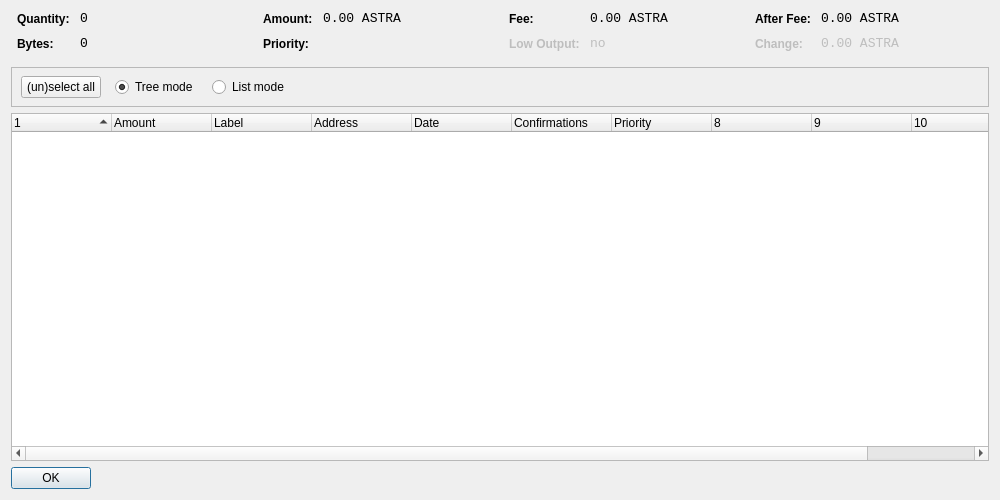
<?xml version="1.0" encoding="UTF-8"?>
<ui version="4.0">
 <class>CoinControlDialog</class>
 <widget class="QDialog" name="CoinControlDialog">
  <property name="geometry">
   <rect>
    <x>0</x>
    <y>0</y>
    <width>1000</width>
    <height>500</height>
   </rect>
  </property>
  <property name="windowTitle">
   <string>Coin Control</string>
  </property>
  <layout class="QVBoxLayout" name="verticalLayout">
   <item>
    <layout class="QHBoxLayout" name="horizontalLayoutTop" stretch="0,0,0,0">
     <property name="topMargin">
      <number>0</number>
     </property>
     <property name="bottomMargin">
      <number>10</number>
     </property>
     <item>
      <layout class="QFormLayout" name="formLayoutCoinControl1">
       <property name="horizontalSpacing">
        <number>10</number>
       </property>
       <property name="verticalSpacing">
        <number>10</number>
       </property>
       <property name="leftMargin">
        <number>6</number>
       </property>
       <property name="rightMargin">
        <number>6</number>
       </property>
       <item row="0" column="0">
        <widget class="QLabel" name="labelCoinControlQuantityText">
         <property name="styleSheet">
          <string notr="true">font-weight:bold;</string>
         </property>
         <property name="text">
          <string>Quantity:</string>
         </property>
        </widget>
       </item>
       <item row="0" column="1">
        <widget class="QLabel" name="labelCoinControlQuantity">
         <property name="font">
          <font>
           <family>Monospace</family>
           <pointsize>10</pointsize>
          </font>
         </property>
         <property name="cursor">
          <cursorShape>IBeamCursor</cursorShape>
         </property>
         <property name="contextMenuPolicy">
          <enum>Qt::ActionsContextMenu</enum>
         </property>
         <property name="text">
          <string notr="true">0</string>
         </property>
         <property name="textInteractionFlags">
          <set>Qt::LinksAccessibleByMouse|Qt::TextSelectableByKeyboard|Qt::TextSelectableByMouse</set>
         </property>
        </widget>
       </item>
       <item row="1" column="0">
        <widget class="QLabel" name="labelCoinControlBytesText">
         <property name="styleSheet">
          <string notr="true">font-weight:bold;</string>
         </property>
         <property name="text">
          <string>Bytes:</string>
         </property>
        </widget>
       </item>
       <item row="1" column="1">
        <widget class="QLabel" name="labelCoinControlBytes">
         <property name="font">
          <font>
           <family>Monospace</family>
           <pointsize>10</pointsize>
          </font>
         </property>
         <property name="cursor">
          <cursorShape>IBeamCursor</cursorShape>
         </property>
         <property name="contextMenuPolicy">
          <enum>Qt::ActionsContextMenu</enum>
         </property>
         <property name="text">
          <string notr="true">0</string>
         </property>
         <property name="textInteractionFlags">
          <set>Qt::LinksAccessibleByMouse|Qt::TextSelectableByKeyboard|Qt::TextSelectableByMouse</set>
         </property>
        </widget>
       </item>
      </layout>
     </item>
     <item>
      <layout class="QFormLayout" name="formLayoutCoinControl2">
       <property name="horizontalSpacing">
        <number>10</number>
       </property>
       <property name="verticalSpacing">
        <number>10</number>
       </property>
       <property name="leftMargin">
        <number>6</number>
       </property>
       <property name="rightMargin">
        <number>6</number>
       </property>
       <item row="0" column="0">
        <widget class="QLabel" name="labelCoinControlAmountText">
         <property name="styleSheet">
          <string notr="true">font-weight:bold;</string>
         </property>
         <property name="text">
          <string>Amount:</string>
         </property>
        </widget>
       </item>
       <item row="0" column="1">
        <widget class="QLabel" name="labelCoinControlAmount">
         <property name="font">
          <font>
           <family>Monospace</family>
           <pointsize>10</pointsize>
          </font>
         </property>
         <property name="cursor">
          <cursorShape>IBeamCursor</cursorShape>
         </property>
         <property name="contextMenuPolicy">
          <enum>Qt::ActionsContextMenu</enum>
         </property>
         <property name="text">
          <string notr="true">0.00 ASTRA</string>
         </property>
         <property name="textInteractionFlags">
          <set>Qt::LinksAccessibleByMouse|Qt::TextSelectableByKeyboard|Qt::TextSelectableByMouse</set>
         </property>
        </widget>
       </item>
       <item row="1" column="0">
        <widget class="QLabel" name="labelCoinControlPriorityText">
         <property name="styleSheet">
          <string notr="true">font-weight:bold;</string>
         </property>
         <property name="text">
          <string>Priority:</string>
         </property>
        </widget>
       </item>
       <item row="1" column="1">
        <widget class="QLabel" name="labelCoinControlPriority">
         <property name="font">
          <font>
           <family>Monospace</family>
           <pointsize>10</pointsize>
          </font>
         </property>
         <property name="cursor">
          <cursorShape>IBeamCursor</cursorShape>
         </property>
         <property name="contextMenuPolicy">
          <enum>Qt::ActionsContextMenu</enum>
         </property>
         <property name="text">
          <string/>
         </property>
         <property name="textInteractionFlags">
          <set>Qt::LinksAccessibleByMouse|Qt::TextSelectableByKeyboard|Qt::TextSelectableByMouse</set>
         </property>
        </widget>
       </item>
      </layout>
     </item>
     <item>
      <layout class="QFormLayout" name="formLayoutCoinControl3">
       <property name="horizontalSpacing">
        <number>10</number>
       </property>
       <property name="verticalSpacing">
        <number>10</number>
       </property>
       <property name="leftMargin">
        <number>6</number>
       </property>
       <property name="rightMargin">
        <number>6</number>
       </property>
       <item row="0" column="0">
        <widget class="QLabel" name="labelCoinControlFeeText">
         <property name="styleSheet">
          <string notr="true">font-weight:bold;</string>
         </property>
         <property name="text">
          <string>Fee:</string>
         </property>
        </widget>
       </item>
       <item row="0" column="1">
        <widget class="QLabel" name="labelCoinControlFee">
         <property name="font">
          <font>
           <family>Monospace</family>
           <pointsize>10</pointsize>
          </font>
         </property>
         <property name="cursor">
          <cursorShape>IBeamCursor</cursorShape>
         </property>
         <property name="contextMenuPolicy">
          <enum>Qt::ActionsContextMenu</enum>
         </property>
         <property name="text">
          <string notr="true">0.00 ASTRA</string>
         </property>
         <property name="textInteractionFlags">
          <set>Qt::LinksAccessibleByMouse|Qt::TextSelectableByKeyboard|Qt::TextSelectableByMouse</set>
         </property>
        </widget>
       </item>
       <item row="1" column="0">
        <widget class="QLabel" name="labelCoinControlLowOutputText">
         <property name="enabled">
          <bool>false</bool>
         </property>
         <property name="styleSheet">
          <string notr="true">font-weight:bold;</string>
         </property>
         <property name="text">
          <string>Low Output:</string>
         </property>
        </widget>
       </item>
       <item row="1" column="1">
        <widget class="QLabel" name="labelCoinControlLowOutput">
         <property name="enabled">
          <bool>false</bool>
         </property>
         <property name="font">
          <font>
           <family>Monospace</family>
           <pointsize>10</pointsize>
          </font>
         </property>
         <property name="cursor">
          <cursorShape>IBeamCursor</cursorShape>
         </property>
         <property name="contextMenuPolicy">
          <enum>Qt::ActionsContextMenu</enum>
         </property>
         <property name="text">
          <string notr="true">no</string>
         </property>
         <property name="textInteractionFlags">
          <set>Qt::LinksAccessibleByMouse|Qt::TextSelectableByKeyboard|Qt::TextSelectableByMouse</set>
         </property>
        </widget>
       </item>
      </layout>
     </item>
     <item>
      <layout class="QFormLayout" name="formLayoutCoinControl4">
       <property name="horizontalSpacing">
        <number>10</number>
       </property>
       <property name="verticalSpacing">
        <number>10</number>
       </property>
       <property name="leftMargin">
        <number>6</number>
       </property>
       <property name="rightMargin">
        <number>6</number>
       </property>
       <item row="0" column="0">
        <widget class="QLabel" name="labelCoinControlAfterFeeText">
         <property name="styleSheet">
          <string notr="true">font-weight:bold;</string>
         </property>
         <property name="text">
          <string>After Fee:</string>
         </property>
        </widget>
       </item>
       <item row="0" column="1">
        <widget class="QLabel" name="labelCoinControlAfterFee">
         <property name="font">
          <font>
           <family>Monospace</family>
           <pointsize>10</pointsize>
          </font>
         </property>
         <property name="cursor">
          <cursorShape>IBeamCursor</cursorShape>
         </property>
         <property name="contextMenuPolicy">
          <enum>Qt::ActionsContextMenu</enum>
         </property>
         <property name="text">
          <string notr="true">0.00 ASTRA</string>
         </property>
         <property name="textInteractionFlags">
          <set>Qt::LinksAccessibleByMouse|Qt::TextSelectableByKeyboard|Qt::TextSelectableByMouse</set>
         </property>
        </widget>
       </item>
       <item row="1" column="0">
        <widget class="QLabel" name="labelCoinControlChangeText">
         <property name="enabled">
          <bool>false</bool>
         </property>
         <property name="styleSheet">
          <string notr="true">font-weight:bold;</string>
         </property>
         <property name="text">
          <string>Change:</string>
         </property>
        </widget>
       </item>
       <item row="1" column="1">
        <widget class="QLabel" name="labelCoinControlChange">
         <property name="enabled">
          <bool>false</bool>
         </property>
         <property name="font">
          <font>
           <family>Monospace</family>
           <pointsize>10</pointsize>
          </font>
         </property>
         <property name="cursor">
          <cursorShape>IBeamCursor</cursorShape>
         </property>
         <property name="contextMenuPolicy">
          <enum>Qt::ActionsContextMenu</enum>
         </property>
         <property name="text">
          <string notr="true">0.00 ASTRA</string>
         </property>
         <property name="textInteractionFlags">
          <set>Qt::LinksAccessibleByMouse|Qt::TextSelectableByKeyboard|Qt::TextSelectableByMouse</set>
         </property>
        </widget>
       </item>
      </layout>
     </item>
    </layout>
   </item>
   <item>
    <widget class="QFrame" name="frame">
     <property name="minimumSize">
      <size>
       <width>0</width>
       <height>40</height>
      </size>
     </property>
     <property name="frameShape">
      <enum>QFrame::StyledPanel</enum>
     </property>
     <property name="frameShadow">
      <enum>QFrame::Sunken</enum>
     </property>
     <widget class="QWidget" name="horizontalLayoutWidget">
      <property name="geometry">
       <rect>
        <x>10</x>
        <y>0</y>
        <width>781</width>
        <height>41</height>
       </rect>
      </property>
      <layout class="QHBoxLayout" name="horizontalLayoutPanel" stretch="0,0,0,0,0">
       <property name="spacing">
        <number>14</number>
       </property>
       <item>
        <widget class="QPushButton" name="pushButtonSelectAll">
         <property name="sizePolicy">
          <sizepolicy hsizetype="Maximum" vsizetype="Fixed">
           <horstretch>0</horstretch>
           <verstretch>0</verstretch>
          </sizepolicy>
         </property>
         <property name="text">
          <string>(un)select all</string>
         </property>
        </widget>
       </item>
       <item>
        <widget class="QRadioButton" name="radioTreeMode">
         <property name="sizePolicy">
          <sizepolicy hsizetype="Maximum" vsizetype="Fixed">
           <horstretch>0</horstretch>
           <verstretch>0</verstretch>
          </sizepolicy>
         </property>
         <property name="text">
          <string>Tree mode</string>
         </property>
         <property name="checked">
          <bool>true</bool>
         </property>
        </widget>
       </item>
       <item>
        <widget class="QRadioButton" name="radioListMode">
         <property name="sizePolicy">
          <sizepolicy hsizetype="Maximum" vsizetype="Fixed">
           <horstretch>0</horstretch>
           <verstretch>0</verstretch>
          </sizepolicy>
         </property>
         <property name="text">
          <string>List mode</string>
         </property>
        </widget>
       </item>
       <item>
        <spacer name="horizontalSpacer">
         <property name="orientation">
          <enum>Qt::Horizontal</enum>
         </property>
         <property name="sizeHint" stdset="0">
          <size>
           <width>40</width>
           <height>20</height>
          </size>
         </property>
        </spacer>
       </item>
      </layout>
     </widget>
    </widget>
   </item>
   <item>
    <widget class="CoinControlTreeWidget" name="treeWidget">
     <property name="contextMenuPolicy">
      <enum>Qt::CustomContextMenu</enum>
     </property>
     <property name="sortingEnabled">
      <bool>false</bool>
     </property>
     <property name="columnCount">
      <number>11</number>
     </property>
     <attribute name="headerShowSortIndicator" stdset="0">
      <bool>true</bool>
     </attribute>
     <attribute name="headerStretchLastSection">
      <bool>false</bool>
     </attribute>
     <column>
      <property name="text">
       <string/>
      </property>
     </column>
     <column>
      <property name="text">
       <string>Amount</string>
      </property>
     </column>
     <column>
      <property name="text">
       <string>Label</string>
      </property>
     </column>
     <column>
      <property name="text">
       <string>Address</string>
      </property>
     </column>
     <column>
      <property name="text">
       <string>Date</string>
      </property>
     </column>
     <column>
      <property name="text">
       <string>Confirmations</string>
      </property>
      <property name="toolTip">
       <string>Confirmed</string>
      </property>
     </column>
     <column>
      <property name="text">
       <string>Priority</string>
      </property>
     </column>
     <column>
      <property name="text">
       <string/>
      </property>
     </column>
     <column>
      <property name="text">
       <string/>
      </property>
     </column>
     <column>
      <property name="text">
       <string/>
      </property>
     </column>
     <column>
      <property name="text">
       <string/>
      </property>
     </column>
    </widget>
   </item>
   <item>
    <widget class="QDialogButtonBox" name="buttonBox">
     <property name="sizePolicy">
      <sizepolicy hsizetype="Maximum" vsizetype="Fixed">
       <horstretch>0</horstretch>
       <verstretch>0</verstretch>
      </sizepolicy>
     </property>
     <property name="orientation">
      <enum>Qt::Horizontal</enum>
     </property>
     <property name="standardButtons">
      <set>QDialogButtonBox::Ok</set>
     </property>
    </widget>
   </item>
  </layout>
 </widget>
 <customwidgets>
  <customwidget>
   <class>CoinControlTreeWidget</class>
   <extends>QTreeWidget</extends>
   <header>coincontroltreewidget.h</header>
  </customwidget>
 </customwidgets>
 <resources/>
 <connections/>
</ui>
